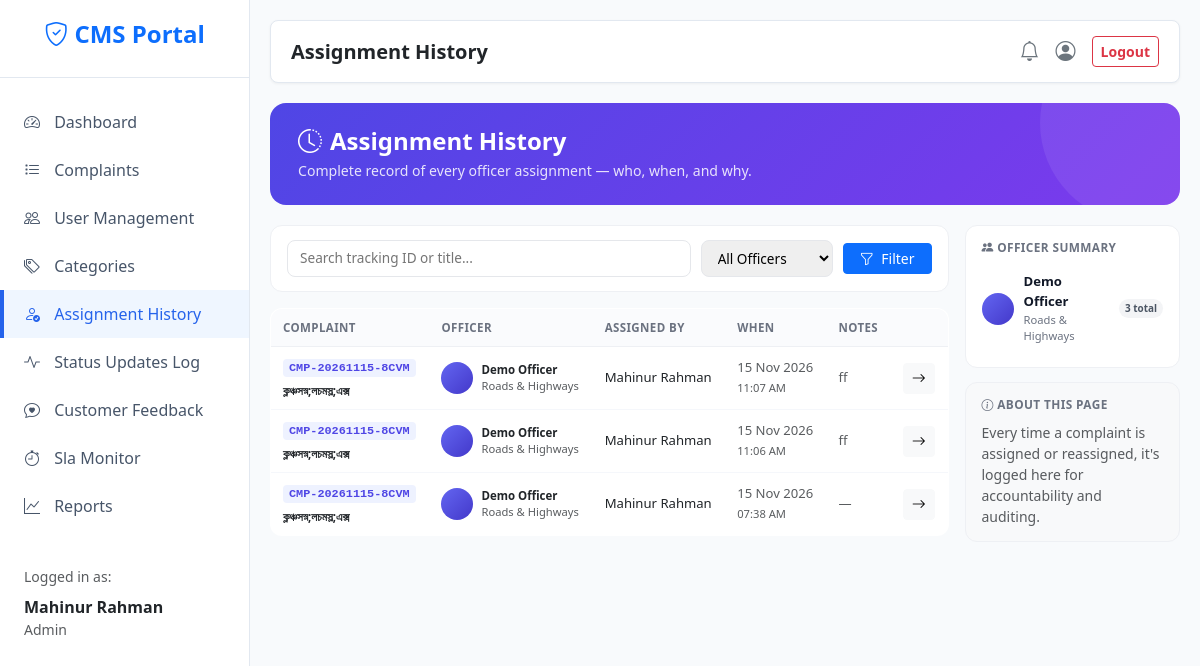
The app's page /admin/assignments (signed in) with its own data.
### models.py (models this page shows, shortened)
class User(db.Model, UserMixin):
    __tablename__ = "users"
    id = db.Column(db.Integer, primary_key=True)
    name = db.Column(db.String(120), nullable=False)
    email = db.Column(db.String(150), unique=True, nullable=False, index=True)
    phone = db.Column(db.String(20))
    address = db.Column(db.String(255))
    password_hash = db.Column(db.String(255), nullable=False)
    role = db.Column(db.String(20), nullable=False, default="user", index=True)
    department = db.Column(db.String(120))
    is_active = db.Column(db.Boolean, nullable=False, default=True)
    created_at = db.Column(db.DateTime, default=datetime.utcnow)
    reset_otp = db.Column(db.String(6), nullable=True)
    otp_expiry = db.Column(db.DateTime, nullable=True)

class Assignment(db.Model):
    __tablename__ = "assignments"
    id = db.Column(db.Integer, primary_key=True)
    complaint_id = db.Column(db.Integer, db.ForeignKey("complaints.id", ondelete="CASCADE"), nullable=False)
    officer_id = db.Column(db.Integer, db.ForeignKey("users.id"), nullable=False)
    assigned_by = db.Column(db.Integer, db.ForeignKey("users.id"))
    notes = db.Column(db.Text)
    assigned_at = db.Column(db.DateTime, default=datetime.utcnow)
    complaint = db.relationship("Complaint", back_populates="assignments")
    officer = db.relationship("User", foreign_keys=[officer_id])
    assigner = db.relationship("User", foreign_keys=[assigned_by])

class Complaint(db.Model):
    __tablename__ = "complaints"
    id = db.Column(db.Integer, primary_key=True)
    tracking_id = db.Column(db.String(30), unique=True, nullable=False, index=True)
    user_id = db.Column(db.Integer, db.ForeignKey("users.id"), nullable=False)
    category_id = db.Column(db.Integer, db.ForeignKey("categories.id"))
    officer_id = db.Column(db.Integer, db.ForeignKey("users.id"))
    title = db.Column(db.String(200), nullable=False)
    description = db.Column(db.Text, nullable=False)
    location = db.Column(db.String(200))
    priority = db.Column(db.String(20), default="Medium", index=True)
    status = db.Column(db.String(30), default="Pending", index=True)
    created_at = db.Column(db.DateTime, default=datetime.utcnow, index=True)
    updated_at = db.Column(db.DateTime, default=datetime.utcnow, onupdate=datetime.utcnow)
    resolved_at = db.Column(db.DateTime)
    sla_deadline = db.Column(db.DateTime, nullable=True, index=True)
    is_escalated = db.Column(db.Boolean, default=False, index=True)
    escalated_at = db.Column(db.DateTime, nullable=True)
    duplicate_of = db.Column(db.Integer, db.ForeignKey("complaints.id"), nullable=True)
    is_duplicate_flag = db.Column(db.Boolean, default=False, index=True)
    user = db.relationship("User", foreign_keys=[user_id], backref=db.backref("my_complaints", lazy="dynamic"))
    officer = db.relationship("User", foreign_keys=[officer_id], backref=db.backref("assigned_complaints", lazy="dynamic"))
    category = db.relationship("Category", backref=db.backref("complaints", lazy="dynamic"))
    updates = db.relationship("ComplaintUpdate", back_populates="complaint", cascade="all, delete-orphan")
    attachments = db.relationship("Attachment", back_populates="complaint", cascade="all, delete-orphan")
    assignments = db.relationship("Assignment", back_populates="complaint", cascade="all, delete-orphan")
    feedback = db.relationship("Feedback", back_populates="complaint", uselist=False, cascade="all, delete-orphan")

### app.py (the view)
@app.route("/admin/assignments")
@role_required("admin")
def admin_assignments():
    page = request.args.get("page", 1, type=int)
    officer_filter = request.args.get("officer_id", type=int)
    search = request.args.get("q", "").strip()
    q = Assignment.query.order_by(Assignment.assigned_at.desc())
    if officer_filter:
        q = q.filter(Assignment.officer_id == officer_filter)
    if search:
        like = f"%{search}%"
        q = q.join(Complaint).filter(db.or_(
            Complaint.tracking_id.like(like),
            Complaint.title.like(like),
        ))
    pagination = q.paginate(page=page, per_page=20, error_out=False)
    officers = User.query.filter_by(role="officer").order_by(User.name).all()
    officer_stats = {}
    for o in officers:
        officer_stats[o.id] = {
            "total": Assignment.query.filter_by(officer_id=o.id).count(),
            "active": Complaint.query.filter(
                Complaint.officer_id == o.id,
                Complaint.status.in_(["Assigned", "In Progress"]),
            ).count(),
            "resolved": Complaint.query.filter(
                Complaint.officer_id == o.id,
                Complaint.status.in_(["Resolved", "Closed"]),
            ).count(),
        }
    return render_template(
        "admin/assignments.html",
        pagination=pagination,
        assignments=pagination.items,
        officers=officers,
        officer_stats=officer_stats,
        officer_filter=officer_filter,
        search=search,
    )

### templates/admin/assignments.html (shortened to what this page needs)
{% extends "base.html" %}
{% block page_title %}Assignment History{% endblock %}
{% block content %}
<div class="ah-hero">
  <h4><i class="bi bi-clock-history me-2"></i>Assignment History</h4>
  <p>Complete record of every officer assignment — who, when, and why.</p>
</div>
<div class="row g-3">
  <div class="col-lg-9">
    <form method="get" class="ah-filter">
      <input type="text" name="q" value="{{ search }}" placeholder="Search tracking ID or title..." style="flex:1; min-width:180px;">
      <select name="officer_id" onchange="this.form.submit()">
        <option value="">All Officers</option>
      </select>
      <button type="submit" class="btn btn-primary btn-sm px-3">
        <i class="bi bi-funnel me-1"></i> Filter
      </button>
    </form>
    {% if assignments %}
    <div class="table-responsive">
      <table class="ah-table">
        <thead>
          <tr>
            <th>Complaint</th>
            <th>Officer</th>
            <th>Assigned By</th>
            <th>When</th>
            <th>Notes</th>
            <th></th>
          </tr>
        </thead>
        <tbody>
          {% for a in assignments %}
          <tr>
            <td>
              {% if a.complaint %}
                <a href="{{ url_for('complaint_detail', cid=a.complaint.id) }}"
                   class="text-decoration-none">
                  <span class="ah-trk">{{ a.complaint.tracking_id }}</span>
                  <div class="small fw-semibold text-dark mt-1">{{ a.complaint.title|truncate(38) }}</div>
                </a>
              {% else %}
                <span class="text-muted small">Complaint #{{ a.complaint_id }}</span>
              {% endif %}
            </td>
            <td>
              <div class="d-flex align-items-center gap-2">
                <span class="ah-officer-avatar">
                </span>
                <div>
                  <div class="small fw-semibold">{{ a.officer.name if a.officer else 'Unknown' }}</div>
                  <div class="text-muted" style="font-size:.7rem">{{ a.officer.department or '' }}</div>
                </div>
              </div>
            </td>
            <td class="small">{{ a.assigner.name if a.assigner else 'System' }}</td>
            <td class="small text-muted">
              {{ a.assigned_at.strftime('%d %b %Y') }}<br>
              <span style="font-size:.7rem">{{ a.assigned_at.strftime('%I:%M %p') }}</span>
            </td>
            <td class="small text-muted">
              {{ a.notes|truncate(40) if a.notes else '—' }}
            </td>
            <td>
              {% if a.complaint %}
                <a href="{{ url_for('complaint_detail', cid=a.complaint.id) }}"
                   class="btn btn-sm btn-light" title="View complaint">
                  <i class="bi bi-arrow-right"></i>
                </a>
              {% endif %}
            </td>
          </tr>
          {% endfor %}
        </tbody>
      </table>
    </div>
    {% endif %}
  </div>
  <div class="col-lg-3">
    <div class="ah-stat-card">
      <h6><i class="bi bi-people-fill"></i> Officer Summary</h6>
      {% for o in officers %}
        {% set stat = officer_stats.get(o.id, {}) %}
        <div class="ah-officer-row">
          <span class="ah-officer-avatar">{{ o.initials }}</span>
          <div class="ah-officer-info">
            <div class="ah-officer-name">{{ o.name|truncate(18) }}</div>
            <div class="ah-officer-dept">{{ o.department or 'General' }}</div>
          </div>
          <div class="ah-officer-stats" style="flex-direction:column;align-items:flex-end;">
            <span class="ah-badge-mini">{{ stat.get('total', 0) }} total</span>
          </div>
        </div>
      {% else %}
        <div class="text-center text-muted small py-3">No officers yet.</div>
      {% endfor %}
    </div>
    <div class="ah-stat-card bg-light">
      <h6><i class="bi bi-info-circle"></i> About This Page</h6>
      <p class="small text-muted mb-0">
        Every time a complaint is assigned or reassigned, it's logged here for accountability and auditing.
      </p>
    </div>
  </div>
</div>
{% endblock %}

### templates/base.html (shortened to what this page needs)
<!DOCTYPE html>
<html lang="en">
<head>
    <link href="https://cdn.jsdelivr.net/npm/bootstrap@5.3.2/dist/css/bootstrap.min.css" rel="stylesheet">
    <link rel="stylesheet" href="https://cdn.jsdelivr.net/npm/bootstrap-icons@1.11.1/font/bootstrap-icons.css">
</head>
<body>
    <div class="wrapper">
        <nav id="sidebar">
            <div class="sidebar-header">
                <h4 class="fw-bold text-primary"><i class="bi bi-shield-check"></i> CMS Portal</h4>
            </div>
            <ul class="list-unstyled components">
                <li>
                    <a href="{{ url_for('dashboard_router') }}" class="{{ 'active' if request.endpoint == 'dashboard_router' }}">
                        <i class="bi bi-speedometer2"></i> {{ t('dashboard') }}
                    </a>
                </li>
                <li>
                    <a href="{{ url_for('complaints_list') }}" class="{{ 'active' if request.endpoint == 'complaints_list' }}">
                        <i class="bi bi-list-task"></i> {{ t('complaints') }}
                    </a>
                </li>
                {% if current_user.role == 'admin' %}
                <li>
                    <a href="{{ url_for('admin_users') }}" class="{{ 'active' if request.endpoint == 'admin_users' }}">
                        <i class="bi bi-people"></i> {{ t('user_management') }}
                    </a>
                </li>
                <li>
                    <a href="{{ url_for('admin_categories') }}" class="{{ 'active' if request.endpoint == 'admin_categories' }}">
                        <i class="bi bi-tags"></i> {{ t('categories') }}
                    </a>
                </li>
                <li>
                    <a href="{{ url_for('admin_assignments') }}" class="{{ 'active' if request.endpoint == 'admin_assignments' }}">
                        <i class="bi bi-person-check"></i> {{ t('assignment_history') }}
                    </a>
                </li>
                <li>
                    <a href="{{ url_for('admin_updates') }}" class="{{ 'active' if request.endpoint == 'admin_updates' }}">
                        <i class="bi bi-activity"></i> {{ t('status_updates_log') }}
                    </a>
                </li>
                <li>
                    <a href="{{ url_for('admin_feedback') }}" class="{{ 'active' if request.endpoint == 'admin_feedback' }}">
                        <i class="bi bi-chat-heart"></i> {{ t('customer_feedback') }}
                    </a>
                </li>
                <li>
                    <a href="{{ url_for('admin_sla') }}" class="{{ 'active' if request.endpoint == 'admin_sla' }}">
                        <i class="bi bi-stopwatch"></i> {{ t('sla_monitor') }}
                    </a>
                </li>
                <li>
                    <a href="{{ url_for('admin_reports') }}" class="{{ 'active' if request.endpoint == 'admin_reports' }}">
                        <i class="bi bi-graph-up"></i> {{ t('reports') }}
                    </a>
                </li>
                {% endif %}
            </ul>
            <ul class="list-unstyled mt-3 px-3">
                <li class="text-muted small mb-2 px-2">Logged in as:</li>
                <li class="px-2 mb-3">
                    <div class="text-dark fw-bold">{{ current_user.name }}</div>
                    <div class="text-muted small text-capitalize">{{ current_user.role }}</div>
                </li>
            </ul>
        </nav>
        <div id="content">
            <div class="top-navbar d-flex justify-content-between align-items-center">
                <h5 class="mb-0 fw-bold text-dark">{% block page_title %}{{ t('dashboard') }}{% endblock %}</h5>
                <div class="d-flex align-items-center gap-3">
                    <a href="{{ url_for('notifications') }}" class="text-secondary position-relative text-decoration-none">
                        <i class="bi bi-bell fs-5"></i>
                    </a>
                    <a href="{{ url_for('profile') }}" class="text-secondary text-decoration-none" title="{{ t('profile') }}">
                        <i class="bi bi-person-circle fs-5"></i>
                    </a>
                    <form action="{{ url_for('logout') }}" method="POST" class="d-inline m-0 p-0">
                        <button type="submit" class="btn btn-sm btn-outline-danger fw-bold">{{ t('logout') }}</button>
                    </form>
                </div>
            </div>
            {% block content %}{% endblock %}
        </div>
    </div>
</body>
</html>

### records on screen
User: name "Mahinur Rahman", role "Admin"
Assignment: complaint.tracking_id "CMP-20261115-8CVM", complaint "ক্লঞ্চসস্ন;লচমস্ল;এক্স", officer "Demo Officer", officer "Roads & Highways", assigner "Mahinur Rahman", assigned_at "15 Nov 2026", assigned_at "11:07 AM", notes "ff"
Assignment: complaint.tracking_id "CMP-20261115-8CVM", complaint "ক্লঞ্চসস্ন;লচমস্ল;এক্স", officer "Demo Officer", officer "Roads & Highways", assigner "Mahinur Rahman", assigned_at "15 Nov 2026", assigned_at "11:06 AM", notes "ff"
Assignment: complaint.tracking_id "CMP-20261115-8CVM", complaint "ক্লঞ্চসস্ন;লচমস্ল;এক্স", officer "Demo Officer", officer "Roads & Highways", assigner "Mahinur Rahman", assigned_at "15 Nov 2026", assigned_at "07:38 AM", notes "—"
User: name "Demo Officer", department "Roads & Highways", get "3"

### other values on screen
{{ t('dashboard') }} "Dashboard"
{{ t('complaints') }} "Complaints"
{{ t('user_management') }} "User Management"
{{ t('categories') }} "Categories"
{{ t('assignment_history') }} "Assignment History"
{{ t('status_updates_log') }} "Status Updates Log"
{{ t('customer_feedback') }} "Customer Feedback"
{{ t('sla_monitor') }} "Sla Monitor"
{{ t('reports') }} "Reports"
{{ t('logout') }} "Logout"
